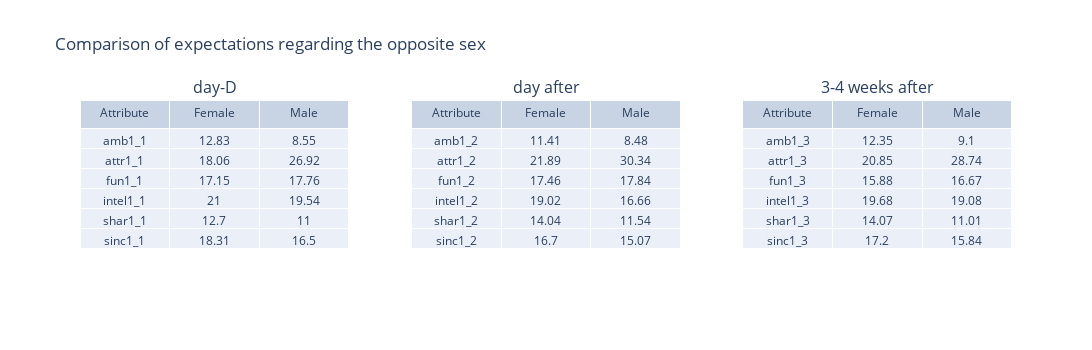
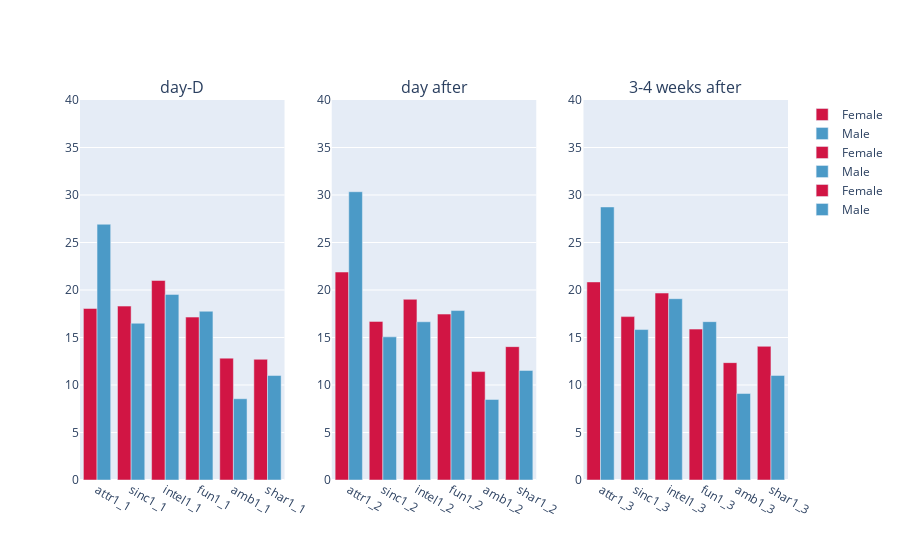

Notebook code cell kept with these figures, in order:
### Code cell
palette = {'Male': "#4B9AC7", 'Female': "#d11544"}


# convert into pivot table
pivot_table1 = df_meltedJ.pivot_table(index='attribute', columns='gender', values='value').round(2)
pivot_table2 = df_meltedL.pivot_table(index='attribute', columns='gender', values='value').round(2)
pivot_table3 = df_melted3_4S.pivot_table(index='attribute', columns='gender', values='value').round(2)


fig1 = make_subplots(
    rows=1, cols=3, 
    subplot_titles=("day-D", "day after", "3-4 weeks after"),
    specs=[[{'type': 'table'}, {'type': 'table'}, {'type': 'table'}]])  # first row : Pivot Tables
           
fig1.add_trace(
    go.Table(
        header=dict(values=["Attribute", "Female", "Male"]),
        cells=dict(values=[pivot_table1.index, pivot_table1['Female'], pivot_table1['Male']])
    ),
    row=1, col=1  # Premier subplot (ligne 1, colonne 1)
)
fig1.add_trace(
    go.Table(
        header=dict(values=["Attribute", "Female", "Male"]),
        cells=dict(values=[pivot_table2.index, pivot_table2['Female'], pivot_table2['Male']])
    ),
    row=1, col=2  
)
fig1.add_trace(
    go.Table(
        header=dict(values=["Attribute", "Female", "Male"]),
        cells=dict(values=[pivot_table3.index, pivot_table3['Female'], pivot_table3['Male']])
    ),
    row=1, col=3  
)

fig1.update_layout(
    title_text="Comparison of expectations regarding the opposite sex",
    height=350,
    width=1200)
fig1.show()

fig = make_subplots(
    rows=1, cols=3, 
    subplot_titles=("day-D", "day after", "3-4 weeks after"),
    specs=[[{'type': 'bar'}, {'type': 'bar'}, {'type': 'bar'}]]  
)



for gender in df_meltedJ['gender'].unique():
    df_gender = df_meltedJ[df_meltedJ['gender'] == gender]
    fig.add_trace(
        go.Bar(
            x=df_gender['attribute'], 
            y=df_gender['value'],
            name=gender, 
            marker=dict(color=palette[gender])
        ),
        row=1, col=1
    )


# Tracé pour le deuxième sous-graphique (1,2)
for gender in df_meltedL['gender'].unique():
    df_gender = df_meltedL[df_meltedL['gender'] == gender]
    fig.add_trace(
        go.Bar(
            x=df_gender['attribute'], 
            y=df_gender['value'],
            name=gender, 
            marker=dict(color=palette[gender])
        ),
        row=1, col=2
    ) 

# Tracé pour le troisième sous-graphique (1,3)
for gender in df_melted3_4S['gender'].unique():
    df_gender = df_melted3_4S[df_melted3_4S['gender'] == gender]
    fig.add_trace(
        go.Bar(
            x=df_gender['attribute'], 
            y=df_gender['value'],
            name=gender, 
            marker=dict(color=palette[gender])
        ),
        row=1, col=3
    )



fig.update_layout(
    barmode='group',  # Les barres seront côte à côte
    yaxis=dict(range=[0, 40]),  # Range of each plot 
    yaxis2=dict(range=[0, 40]),  # have to be the same
    yaxis3=dict(range=[0, 40]),  # to compare better
  
)


fig.show()

### Figure 1 — Plotly figure (JSON) as saved in the notebook; plotly's stock layout.template omitted (floating-point values rounded to 4 significant figures)
{"data": [{"cells": {"values": [["amb1_1", "attr1_1", "fun1_1", "intel1_1", "shar1_1", "sinc1_1"], [12.83, 18.06, 17.15, 21, 12.7, 18.31], [8.55, 26.92, 17.76, 19.54, 11, 16.5]]}, "domain": {"x": [0, 0.2889], "y": [0, 1]}, "header": {"values": ["Attribute", "Female", "Male"]}, "type": "table"}, {"cells": {"values": [["amb1_2", "attr1_2", "fun1_2", "intel1_2", "shar1_2", "sinc1_2"], [11.41, 21.89, 17.46, 19.02, 14.04, 16.7], [8.48, 30.34, 17.84, 16.66, 11.54, 15.07]]}, "domain": {"x": [0.3556, 0.6444], "y": [0, 1]}, "header": {"values": ["Attribute", "Female", "Male"]}, "type": "table"}, {"cells": {"values": [["amb1_3", "attr1_3", "fun1_3", "intel1_3", "shar1_3", "sinc1_3"], [12.35, 20.85, 15.88, 19.68, 14.07, 17.2], [9.1, 28.74, 16.67, 19.08, 11.01, 15.84]]}, "domain": {"x": [0.7111, 1], "y": [0, 1]}, "header": {"values": ["Attribute", "Female", "Male"]}, "type": "table"}], "layout": {"annotations": [{"font": {"size": 16}, "showarrow": false, "text": "day-D", "x": 0.1444, "xanchor": "center", "xref": "paper", "y": 1, "yanchor": "bottom", "yref": "paper"}, {"font": {"size": 16}, "showarrow": false, "text": "day after", "x": 0.5, "xanchor": "center", "xref": "paper", "y": 1, "yanchor": "bottom", "yref": "paper"}, {"font": {"size": 16}, "showarrow": false, "text": "3-4 weeks after", "x": 0.8556, "xanchor": "center", "xref": "paper", "y": 1, "yanchor": "bottom", "yref": "paper"}], "height": 350, "title": {"text": "Comparison of expectations regarding the opposite sex"}, "width": 1200}}

### Figure 2 — Plotly figure (JSON) as saved in the notebook; plotly's stock layout.template omitted (floating-point values rounded to 4 significant figures)
{"data": [{"marker": {"color": "#d11544"}, "name": "Female", "type": "bar", "x": ["attr1_1", "sinc1_1", "intel1_1", "fun1_1", "amb1_1", "shar1_1"], "xaxis": "x", "y": [18.06, 18.31, 21.0, 17.15, 12.83, 12.7], "yaxis": "y"}, {"marker": {"color": "#4B9AC7"}, "name": "Male", "type": "bar", "x": ["attr1_1", "sinc1_1", "intel1_1", "fun1_1", "amb1_1", "shar1_1"], "xaxis": "x", "y": [26.92, 16.5, 19.54, 17.76, 8.553, 11.0], "yaxis": "y"}, {"marker": {"color": "#d11544"}, "name": "Female", "type": "bar", "x": ["attr1_2", "sinc1_2", "intel1_2", "fun1_2", "amb1_2", "shar1_2"], "xaxis": "x2", "y": [21.89, 16.7, 19.02, 17.46, 11.41, 14.04], "yaxis": "y2"}, {"marker": {"color": "#4B9AC7"}, "name": "Male", "type": "bar", "x": ["attr1_2", "sinc1_2", "intel1_2", "fun1_2", "amb1_2", "shar1_2"], "xaxis": "x2", "y": [30.34, 15.07, 16.66, 17.84, 8.476, 11.54], "yaxis": "y2"}, {"marker": {"color": "#d11544"}, "name": "Female", "type": "bar", "x": ["attr1_3", "sinc1_3", "intel1_3", "fun1_3", "amb1_3", "shar1_3"], "xaxis": "x3", "y": [20.85, 17.2, 19.68, 15.88, 12.35, 14.07], "yaxis": "y3"}, {"marker": {"color": "#4B9AC7"}, "name": "Male", "type": "bar", "x": ["attr1_3", "sinc1_3", "intel1_3", "fun1_3", "amb1_3", "shar1_3"], "xaxis": "x3", "y": [28.74, 15.84, 19.08, 16.67, 9.102, 11.01], "yaxis": "y3"}], "layout": {"annotations": [{"font": {"size": 16}, "showarrow": false, "text": "day-D", "x": 0.1444, "xanchor": "center", "xref": "paper", "y": 1, "yanchor": "bottom", "yref": "paper"}, {"font": {"size": 16}, "showarrow": false, "text": "day after", "x": 0.5, "xanchor": "center", "xref": "paper", "y": 1, "yanchor": "bottom", "yref": "paper"}, {"font": {"size": 16}, "showarrow": false, "text": "3-4 weeks after", "x": 0.8556, "xanchor": "center", "xref": "paper", "y": 1, "yanchor": "bottom", "yref": "paper"}], "barmode": "group", "xaxis": {"anchor": "y", "domain": [0, 0.2889]}, "xaxis2": {"anchor": "y2", "domain": [0.3556, 0.6444]}, "xaxis3": {"anchor": "y3", "domain": [0.7111, 1]}, "yaxis": {"anchor": "x", "domain": [0, 1], "range": [0, 40]}, "yaxis2": {"anchor": "x2", "domain": [0, 1], "range": [0, 40]}, "yaxis3": {"anchor": "x3", "domain": [0, 1], "range": [0, 40]}}}
